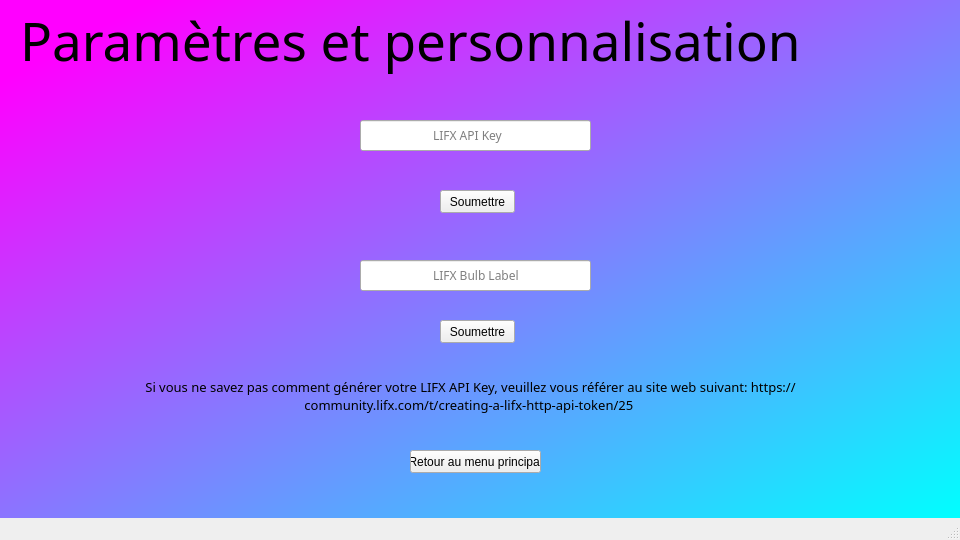
<?xml version="1.0" encoding="UTF-8"?>
<ui version="4.0">
 <class>ParametersWindpw</class>
 <widget class="QMainWindow" name="ParametersWindpw">
  <property name="geometry">
   <rect>
    <x>0</x>
    <y>0</y>
    <width>960</width>
    <height>540</height>
   </rect>
  </property>
  <property name="windowTitle">
   <string>MainWindow</string>
  </property>
  <widget class="QWidget" name="centralwidget">
   <property name="styleSheet">
    <string notr="true">QWidget#centralwidget{
background-color: qlineargradient(spread:pad, x1:0.0753518, y1:0.08, x2:1, y2:1, stop:0 rgba(255, 0, 255, 255), stop:1 rgba(0, 255, 255, 255));}</string>
   </property>
   <widget class="QLabel" name="TitreFenetre">
    <property name="geometry">
     <rect>
      <x>20</x>
      <y>-10</y>
      <width>911</width>
      <height>101</height>
     </rect>
    </property>
    <property name="font">
     <font>
      <family>Arial Black</family>
      <pointsize>40</pointsize>
     </font>
    </property>
    <property name="text">
     <string>Paramètres et personnalisation</string>
    </property>
   </widget>
   <widget class="QLineEdit" name="ApiKeyTextBox">
    <property name="geometry">
     <rect>
      <x>360</x>
      <y>120</y>
      <width>231</width>
      <height>31</height>
     </rect>
    </property>
    <property name="font">
     <font>
      <family>Arial Black</family>
      <weight>50</weight>
      <bold>false</bold>
     </font>
    </property>
    <property name="styleSheet">
     <string notr="true">QLineEdit{
	color:rgb(0, 0, 0);
	padding-left: 70px;
}</string>
    </property>
    <property name="placeholderText">
     <string>LIFX API Key</string>
    </property>
   </widget>
   <widget class="QLineEdit" name="BulbLabelTextBox">
    <property name="geometry">
     <rect>
      <x>360</x>
      <y>260</y>
      <width>231</width>
      <height>31</height>
     </rect>
    </property>
    <property name="font">
     <font>
      <family>Arial Black</family>
      <weight>50</weight>
      <bold>false</bold>
     </font>
    </property>
    <property name="styleSheet">
     <string notr="true">QLineEdit{
	color:rgb(0, 0, 0);
	padding-left: 70px;
}</string>
    </property>
    <property name="placeholderText">
     <string>LIFX Bulb Label</string>
    </property>
   </widget>
   <widget class="QPushButton" name="BoutonApiKey">
    <property name="geometry">
     <rect>
      <x>440</x>
      <y>190</y>
      <width>75</width>
      <height>23</height>
     </rect>
    </property>
    <property name="text">
     <string>Soumettre</string>
    </property>
   </widget>
   <widget class="QPushButton" name="BoutonBulbLabel">
    <property name="geometry">
     <rect>
      <x>440</x>
      <y>320</y>
      <width>75</width>
      <height>23</height>
     </rect>
    </property>
    <property name="text">
     <string>Soumettre</string>
    </property>
   </widget>
   <widget class="QPushButton" name="BoutonRetourMenu">
    <property name="geometry">
     <rect>
      <x>410</x>
      <y>450</y>
      <width>131</width>
      <height>23</height>
     </rect>
    </property>
    <property name="text">
     <string>Retour au menu principal</string>
    </property>
   </widget>
   <widget class="QLabel" name="Instructions">
    <property name="geometry">
     <rect>
      <x>110</x>
      <y>360</y>
      <width>721</width>
      <height>71</height>
     </rect>
    </property>
    <property name="font">
     <font>
      <family>Arial Black</family>
      <pointsize>10</pointsize>
     </font>
    </property>
    <property name="text">
     <string>Si vous ne savez pas comment générer votre LIFX API Key, veuillez vous référer au site web suivant: https://community.lifx.com/t/creating-a-lifx-http-api-token/25 </string>
    </property>
    <property name="alignment">
     <set>Qt::AlignCenter</set>
    </property>
    <property name="wordWrap">
     <bool>true</bool>
    </property>
   </widget>
  </widget>
  <widget class="QMenuBar" name="menubar">
   <property name="geometry">
    <rect>
     <x>0</x>
     <y>0</y>
     <width>960</width>
     <height>21</height>
    </rect>
   </property>
  </widget>
  <widget class="QStatusBar" name="statusbar"/>
 </widget>
 <resources/>
 <connections/>
</ui>
